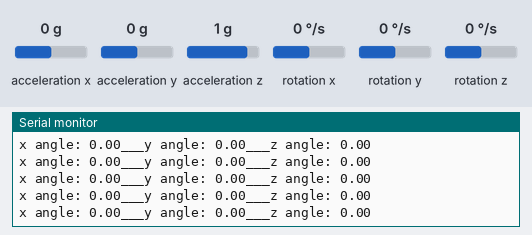
The sketch below on a simulated ESP8266 (NodeMCU). Shown: the last lines printed to the serial monitor. The inputs (shaded band) are chosen by the test bench; at power-on: acceleration x 0 g, acceleration y 0 g, acceleration z 1 g, rotation z 0 °/s, rotation x 0 °/s, rotation y 0 °/s. WiFi joins after 1.5 s; servers stay silent unless stated.

Above: at 2.7 s.
2.8 s: acceleration x set to -1.4 g
At 3.0 s:
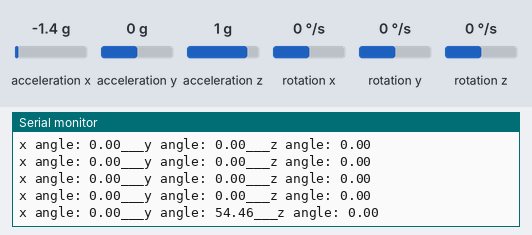
4.3 s: acceleration y set to -1.4 g
At 4.33 s:
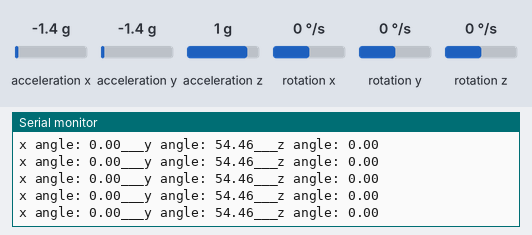
5.8 s: acceleration z set to -1.4 g
At 5.88 s:
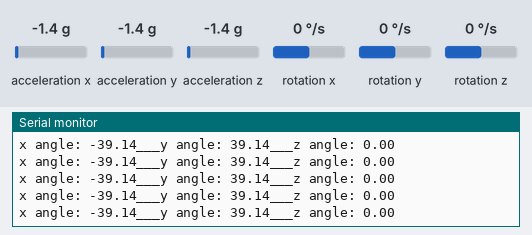
7.3 s: rotation z set to -192 °/s
At 7.43 s:
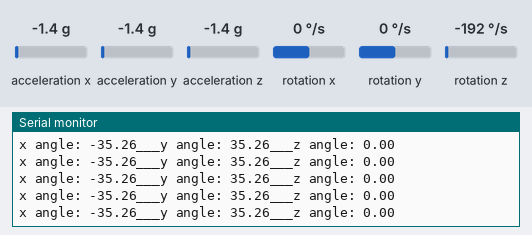
Timing chart, 0 to 9.8 s (numbered marks = the images above; inputs shaded):
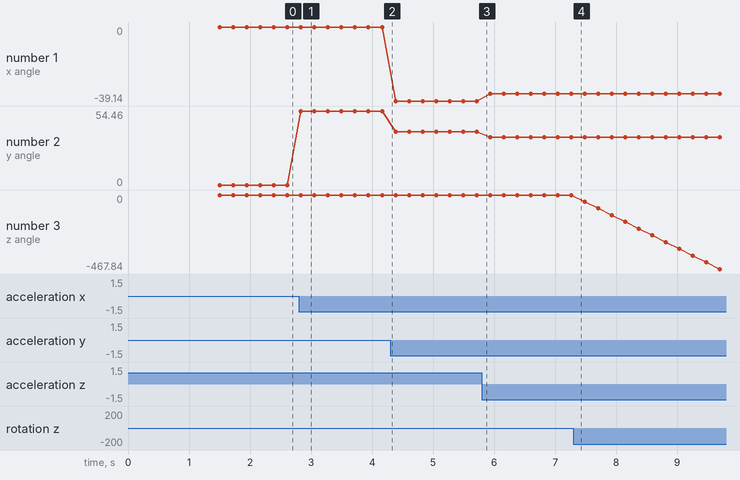

The sketch:

ESP-HTTP-Client-MPU.ino
```cpp
// Setup the client to send sensor data to the server
#include <ESP8266WiFi.h>
#include <Wire.h>
#include <MPU6050_light.h>

// Initialize sensor parameters
MPU6050 mpu(Wire);
unsigned long timer = 0;
float x, y, z;

// Initialize network parameters
const char* ssid = "ESP8266";
const char* password = "31082002";
const char* host = "192.168.11.4"; // as specified in server.ino

// Set up the client object
WiFiClient client;

// Configure deep sleep in between measurements
const int sleepTimeSeconds = 2;

void setup() {
  Wire.begin();
  mpu.begin();

  // Connect to the server
  WiFi.begin(ssid, password);
  Serial.begin(115200);
  while(WiFi.status() != WL_CONNECTED) {
    Serial.print(".");
    delay(500);
  }
  Serial.println();
  Serial.print("IP Address (AP): "); Serial.println(WiFi.localIP());
    // Read all the lines of the response and print them to Serial
    Serial.println("Response: ");
    while(client.available()){
      String line = client.readStringUntil('\r');
      Serial.print(line);
    }
}

void loop() {
  // put your main code here, to run repeatedly:
  mpu.update();
  if((millis()-timer)>10){
    x = mpu.getAngleX();
    y = mpu.getAngleY();
    z = mpu.getAngleZ();
    Serial.print("x angle: ");
    Serial.print(x);
    Serial.print("___y angle: ");
    Serial.print(y);
    Serial.print("___z angle: ");
    Serial.println(z);
    // Connect to the server and send the data as a URL parameter
    if(client.connect(host,80)) {
      String url = "/update?value=";
      url += String(x) + "," + String(y) + "," + String(z);
      client.print(String("GET ") + url + " HTTP/1.1\r\n" + "Host: " + host +  "\r\n" +
                  "Connection: keep-alive\r\n\r\n"); // minimum set of required URL headers

      // GET /update?value=__x__ HTTP/1.1\r
      // Host: 192.168.11.4\r
      // Connection: keep-alive\r
      // \r

      delay(10);
    }
    timer = millis();
  }
}
```

Measured:
- after the input at 2.8 s, the serial monitor: prints a new line at once (image 1)
- plotted number 1: 0 → -39.14 after the input at 4.3 s, -39.14 → -35.26 after the input at 5.8 s
- plotted number 2: 0 → 54.46 after the input at 2.8 s, 54.46 → 39.14 after the input at 4.3 s, 39.14 → 35.26 after the input at 5.8 s
- plotted number 3: 0 → -467.84 after the input at 7.3 s
